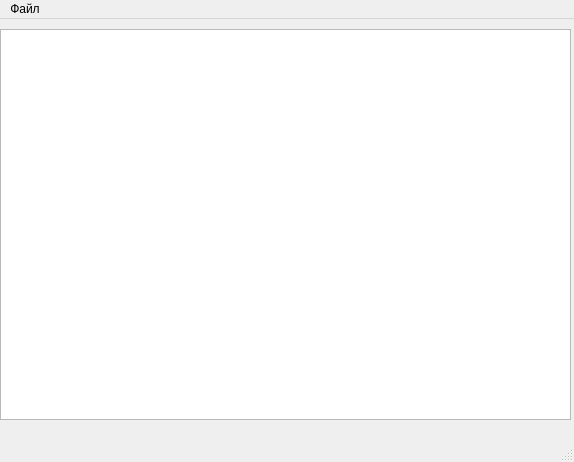
<?xml version="1.0" encoding="UTF-8"?>
<ui version="4.0">
 <class>MainWindow</class>
 <widget class="QMainWindow" name="MainWindow">
  <property name="geometry">
   <rect>
    <x>0</x>
    <y>0</y>
    <width>574</width>
    <height>462</height>
   </rect>
  </property>
  <property name="windowTitle">
   <string>MainWindow</string>
  </property>
  <widget class="QWidget" name="centralwidget">
   <widget class="QPlainTextEdit" name="plainTextEdit">
    <property name="enabled">
     <bool>true</bool>
    </property>
    <property name="geometry">
     <rect>
      <x>0</x>
      <y>10</y>
      <width>571</width>
      <height>391</height>
     </rect>
    </property>
    <property name="font">
     <font>
      <family>Times New Roman</family>
      <pointsize>12</pointsize>
     </font>
    </property>
    <property name="cursor" stdset="0">
     <cursorShape>IBeamCursor</cursorShape>
    </property>
    <property name="frameShadow">
     <enum>QFrame::Plain</enum>
    </property>
    <property name="lineWidth">
     <number>1</number>
    </property>
   </widget>
  </widget>
  <widget class="QStatusBar" name="statusbar"/>
  <widget class="QMenuBar" name="menubar">
   <property name="geometry">
    <rect>
     <x>0</x>
     <y>0</y>
     <width>574</width>
     <height>20</height>
    </rect>
   </property>
   <widget class="QMenu" name="menu">
    <property name="title">
     <string>Файл</string>
    </property>
    <addaction name="action"/>
    <addaction name="action_2"/>
    <addaction name="separator"/>
    <addaction name="action_4"/>
   </widget>
   <addaction name="menu"/>
  </widget>
  <action name="action">
   <property name="text">
    <string>Открыть</string>
   </property>
  </action>
  <action name="action_2">
   <property name="text">
    <string>Сохранить</string>
   </property>
  </action>
  <action name="action_4">
   <property name="text">
    <string>Справка</string>
   </property>
  </action>
 </widget>
 <resources/>
 <connections/>
</ui>
